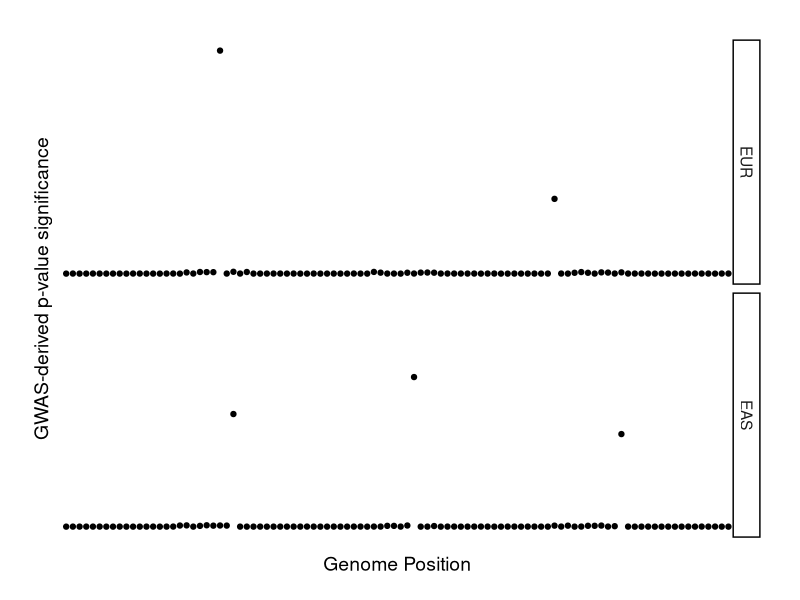
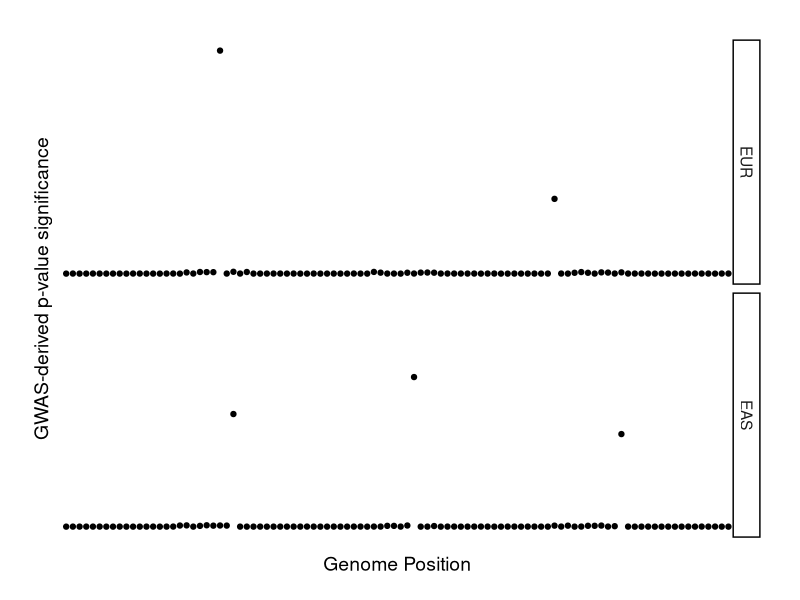

Write R code to recreate these figures, in order.
## ---- chunk 1
knitr::opts_chunk$set(echo = TRUE)
library(tidyr)
library(dplyr)
library(ggplot2)
library(lubridate)
library(magrittr)
library(RColorBrewer)
library(stringr)
library(tibble)
library(ggrepel)
library(readr)
## ---- chunk 2
set.seed(1)

tagSNPs <- seq(1,100,1) # Simulates a sequence of SNPs from marker 1 to 50

EUR_pvalues <- sample(seq(1:5),100, replace = TRUE)
EAS_pvalues <- sample(seq(1:5),100, replace = TRUE) # Establishes the baseline non-significant


p_value_marker <- function(p_values, causal_variant_locations){
  # Chooses a random number of SNPs around each causal variant to have substantial p-value
  n_substantial <- sample(seq(5,8),length(causal_variant_locations), replace = TRUE)
  
  # Chooses location of marker SNPs which have substantial p-values using a binomial distribution
  
  substantial_p_locations <- vector('list', length=length(causal_variant_locations))
  
  for (i in seq_along(n_substantial)){
    substantial_p_locations[[i]] <- sample(seq(causal_variant_locations[i]-5,causal_variant_locations[i]+5),n_substantial[i]) #Generates a random vector of locations about each causal variant with n_substantial[i] locations
  }
  
  # Assign substantial p_values to each of the locations generated in substantial_p_locations
  
  substantial_p_locations <- unlist(substantial_p_locations) %>%
    c(causal_variant_locations) %>% #Merge with causal_variant locations
    sort() %>%
    unique()
  
  #print(substantial_p_locations)
  
  substantial_p_values <- vector('list', length=length(causal_variant_locations)) 
  
  for (i in seq_along(n_substantial)){
    substantial_p_values[[i]] <- rnorm(n_substantial[i] +1, mean = sample(50:100,1),sd = sample(5:20,1)) #Specifying the number of substantial SNPs + 1x causal SNP
  }
  
  for (i in seq_along(substantial_p_values)){
    max_index <- which(substantial_p_values[[i]] == max(substantial_p_values[[i]]))
    substantial_p_values[[i]][[max_index]] <- substantial_p_values[[i]][[max_index]] ^ 2
  }
  substantial_p_values <- unlist(substantial_p_values)
  
  #Replacing the pvalues
  for (i in seq_along(substantial_p_values)){
    p_values[substantial_p_locations[i]] <- substantial_p_values[i]
  }
  
  return(p_values)
}

EUR_p <- p_value_marker(EUR_pvalues, c(23,52,79))
EAS_p <- p_value_marker(EAS_pvalues, c(23,52,79))

total_tb <- tibble(tagSNPs, EUR_p, EAS_p) %>%
  rename('EUR'=EUR_p, 'EAS'=EAS_p) %>%
  pivot_longer(cols=c(EUR,EAS),names_to='Ancestry',values_to='pvalues')
  
## ---- chunk 3

#Adding labels for causal variants; lead SNPs to total_tb

total_tb <- total_tb %>%
  mutate(causal = tagSNPs == 23 | tagSNPs == 52 | tagSNPs == 79) %>%
  mutate(causal = as.factor(causal))

total_tb <- total_tb %>%
  mutate(lead_EUR = pvalues == max(pvalues))

causal_vars_only <- total_tb %>%
  filter(causal == TRUE)




p1 <-ggplot(total_tb)+
  geom_point(aes(x=tagSNPs, y=pvalues)) +
  xlab('Genome Position')+
  ylab ('GWAS-derived p-value significance')+
  scale_x_discrete(breaks=NULL,labels=NULL)+
  scale_y_continuous(breaks=NULL, labels=NULL,limits=c(0,max(total_tb$pvalues)+5))+
  facet_wrap(vars(Ancestry), nrow=2, ncol=1, strip.position='right', as.table=FALSE, scales='free') +
  theme_classic()+
  theme(axis.line.x=element_line(size=1),
        axis.line.y=element_line(size=1),
        text=element_text(size=14),
        legend.position = 'none',
        plot.margin = unit(c(1, 1, 1, 1), "cm"),
        axis.title.y =element_text(vjust = 2),
        axis.title.x =element_text(vjust = -2))

print(p1)
ggsave('LD_comparative_plot.pdf',p1)

